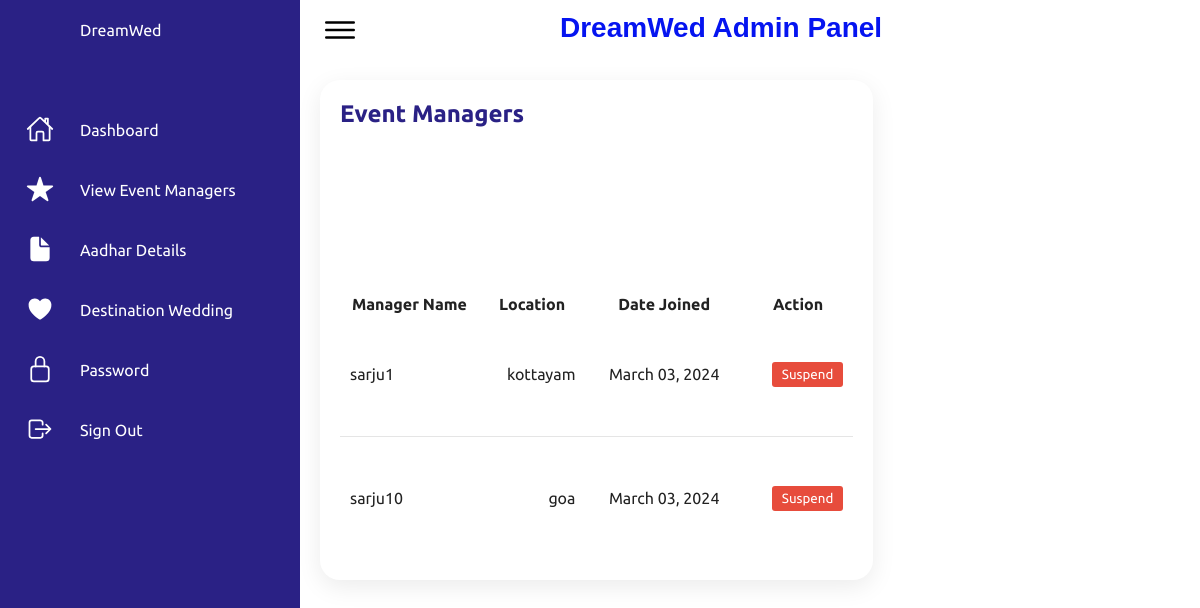
/myadmin/view-manager/ (signed in), run on an earlier commit of the app's database.
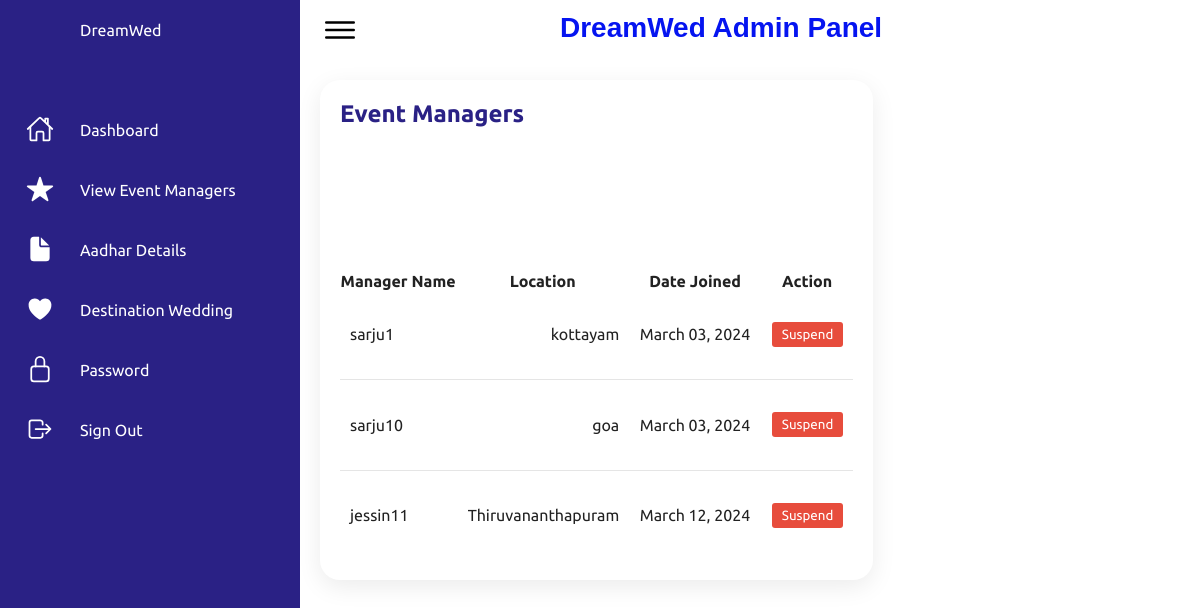
And on a later commit of the database.
### myadmin/models.py (models this page shows, shortened)
class EventManager(models.Model):
    user = models.ForeignKey(User, on_delete=models.CASCADE)
    location = models.CharField(max_length=100)

### myadmin/views.py (the view)
# urls.py: path('view-manager/', views.view_manager, name='view_manager'),
@login_required
def view_manager(request):
    managers = EventManager.objects.all()
    return render(request, 'myadmin/view_manager.html', {'managers': managers})

### myadmin/templates/myadmin/view_manager.html (shortened to what this page needs)
{% load static %}
<!DOCTYPE html>
<html lang="en">
<head>
    <link rel="stylesheet" href="{% static 'css/styleadmin.css' %}">
</head>
<body>
    <div class="container">
        <div class="navigation">
            <ul>
                <li>
                    <a href="#">
                        <span class="icon"></span>
                        <span class="title">DreamWed</span>
                    </a>
                </li>
                <li>
                    <a href="{% url 'myadmin:myadmin' %}">
                        <span class="icon">
                            <ion-icon name="home-outline"></ion-icon>
                        </span>
                        <span class="title">Dashboard</span>
                    </a>
                </li>
                <li>
                    <a href="{% url 'myadmin:view_premium' %}">
                        <span class="icon">
                            <ion-icon name="star"></ion-icon>
                        </span>
                        <span class="title">View Event Managers</span>
                    </a>
                </li>
                <li>
                    <a href="{% url 'myadmin:aadharsus' %}">
                        <span class="icon">
                            <ion-icon name="document"></ion-icon>
                        </span>
                        <span class="title">Aadhar Details</span>
                    </a>
                </li>
                <li>
                    <a href="{% url 'myadmin:destadmin' %}">
                        <span class="icon">
                            <ion-icon name="heart"></ion-icon>
                        </span>
                        <span class="title">Destination Wedding</span>
                    </a>
                </li>
                <li>
                    <a href="{% url 'myadmin:change_password_admin' %}">
                        <span class="icon">
                            <ion-icon name="lock-closed-outline"></ion-icon>
                        </span>
                        <span class="title">Password</span>
                    </a>
                </li>
                <li>
                    <a href="{% url 'accounts:logout' %}">
                        <span class="icon">
                            <ion-icon name="log-out-outline"></ion-icon>
                        </span>
                        <span class="title">Sign Out</span>
                    </a>
                </li>
            </ul>
        </div>
        <div class="main">
            <div class="topbar">
                <div class="toggle">
                    <ion-icon name="menu-outline"></ion-icon>
                </div>
                <div class="search">
                    <label>
                        <h1 style="font-size: 28px; margin-bottom: 5px; color: #0514f0; font-family: Arial, sans-serif;">DreamWed Admin Panel</h1>
                    </label>
                </div>
                <div class="user">
                </div>
            </div>
<div class="details">
    <div class="recentOrders">
        <div class="cardHeader">
            <h2>Event Managers</h2>
        </div>
        <table>
            <thead>
                <tr>
                    <th>Manager Name</th>
                    <th>Location</th>
                    <th>Date Joined</th>
                    <th>Action</th>
                </tr>
            </thead>
            <tbody>
                {% for manager in managers %}
                <tr>
                    <td>{{ manager.user.username }}</td>
                    <td>{{ manager.location }}</td>
                    <td>{{ manager.user.date_joined|date:"F d, Y" }}</td>
                    <td>
                        {% if manager.user.is_active %}
                            <button id="suspend-button" type="button" class="suspend-button" onclick="showPopup(this);">Suspend</button>
                        {% else %}
                            <form action="{% url 'myadmin:suspend_manager' manager.user.id %}" method="post">
                                {% csrf_token %}
                                <button type="submit" class="unsuspend-button">Unsuspend</button>
                            </form>
                        {% endif %}
                    </td>
                </tr>
                {% endfor %}
            </tbody>
        </table>
    </div>
</div>
    </div>
</body>
</html>

### myadmin/static/css/styleadmin.css (style rules this page uses)
* { font-family: "Ubuntu", sans-serif; margin: 0; padding: 0; box-sizing: border-box; }
:root { --blue: #2a2185; --white: #fff; --gray: #f5f5f5; --black1: #222; --black2: #999; }
body { min-height: 100vh; overflow-x: hidden; }
.container { position: relative; width: 100%; }
.navigation { position: fixed; width: 300px; height: 100%; background: var(--blue); border-left: 10px solid var(--blue); transition: 0.5s; overflow: hidden; }
.navigation ul { position: absolute; top: 0; left: 0; width: 100%; }
.navigation ul li { position: relative; width: 100%; list-style: none; border-top-left-radius: 30px; border-bottom-left-radius: 30px; }
.navigation ul li:nth-child(1) { margin-bottom: 40px; pointer-events: none; }
.navigation ul li a { position: relative; display: block; width: 100%; display: flex; text-decoration: none; color: var(--white); }
.navigation ul li a .icon { position: relative; display: block; min-width: 60px; height: 60px; line-height: 75px; text-align: center; }
.navigation ul li a .icon ion-icon { font-size: 1.75rem; }
.navigation ul li a .title { position: relative; display: block; padding: 0 10px; height: 60px; line-height: 60px; text-align: start; white-space: nowrap; }
.main { position: absolute; width: calc(100% - 300px); left: 300px; min-height: 100vh; background: var(--white); transition: 0.5s; }
.topbar { width: 100%; height: 60px; display: flex; justify-content: space-between; align-items: center; padding: 0 10px; }
.toggle { position: relative; width: 60px; height: 60px; display: flex; justify-content: center; align-items: center; font-size: 2.5rem; cursor: pointer; }
.search { position: relative; width: 400px; margin: 0 10px; }
.search label { position: relative; width: 100%; }
.user { position: relative; width: 40px; height: 40px; border-radius: 50%; overflow: hidden; cursor: pointer; }
.details { position: relative; width: 100%; padding: 20px; display: grid; grid-template-columns: 2fr 1fr; grid-gap: 30px; }
.details .recentOrders { position: relative; display: grid; min-height: 500px; background: var(--white); padding: 20px; box-shadow: 0 7px 25px rgba(0, 0, 0, 0.08); border-radius: 20px; }
.details .cardHeader { display: flex; justify-content: space-between; align-items: flex-start; }
.cardHeader h2 { font-weight: 600; color: var(--blue); }
.details table { width: 100%; border-collapse: collapse; margin-top: 10px; }
.details .recentOrders table tr { color: var(--black1); border-bottom: 1px solid rgba(0, 0, 0, 0.1); }
.details .recentOrders table tr:last-child { border-bottom: none; }
.details .recentOrders table tr td { padding: 10px; }
.details .recentOrders table tr td:last-child { text-align: end; }
.details .recentOrders table tr td:nth-child(2) { text-align: end; }
.details .recentOrders table tr td:nth-child(3) { text-align: center; }

### myadmin/templates/myadmin/view_manager.html (style rules this page uses)
.suspend-button, .unsuspend-button { background-color: #007bff; color: #fff; padding: 5px 10px; border: none; border-radius: 3px; cursor: pointer; }
.suspend-button { background-color: #e74c3c; color: #fff; padding: 5px 10px; border: none; border-radius: 3px; cursor: pointer; }

What changed in the data, as far as the page shows it:
added EventManager: user.username "jessin11", location "Thiruvananthapuram", user.date_joined "March 12, 2024", shows "Suspend"
